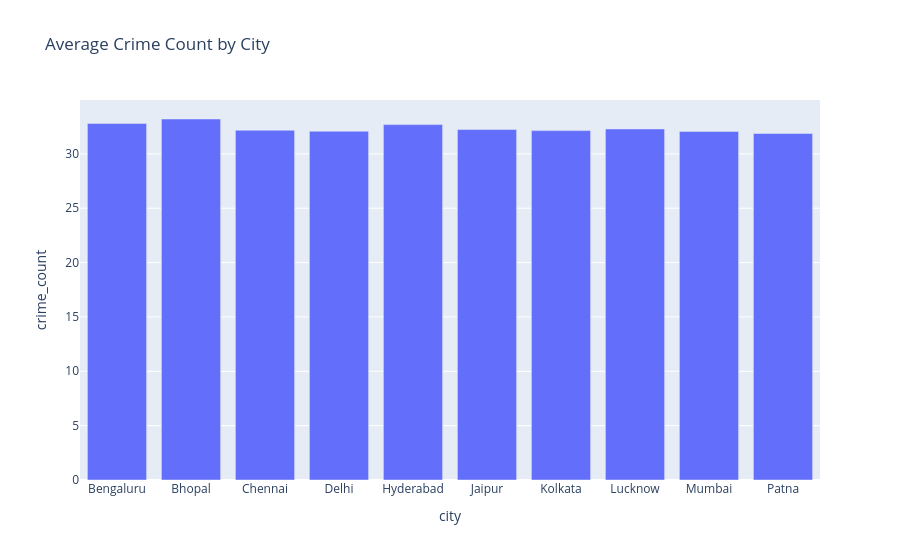

The code cell stored with this chart in its notebook:
### Code cell
import plotly.express as px

city_df = (
    df.groupby("city", as_index=False)["crime_count"]
      .mean()
)
fig = px.bar(
    city_df,
    x="city",
    y="crime_count",
    
    title="Average Crime Count by City"
)

fig.show()

### Figure 1 — Plotly figure (JSON) as saved in the notebook; plotly's stock layout.template omitted (floating-point values rounded to 4 significant figures)
{"data": [{"hovertemplate": "city=%{x}<br>crime_count=%{y}<extra></extra>", "legendgroup": "", "marker": {"color": "#636efa", "pattern": {"shape": ""}}, "name": "", "orientation": "v", "showlegend": false, "textposition": "auto", "type": "bar", "x": ["Bengaluru", "Bhopal", "Chennai", "Delhi", "Hyderabad", "Jaipur", "Kolkata", "Lucknow", "Mumbai", "Patna"], "xaxis": "x", "y": [32.8, 33.21, 32.17, 32.08, 32.69, 32.24, 32.14, 32.29, 32.07, 31.87], "yaxis": "y"}], "layout": {"barmode": "relative", "legend": {"tracegroupgap": 0}, "title": {"text": "Average Crime Count by City"}, "xaxis": {"anchor": "y", "domain": [0, 1], "title": {"text": "city"}}, "yaxis": {"anchor": "x", "domain": [0, 1], "title": {"text": "crime_count"}}}}
